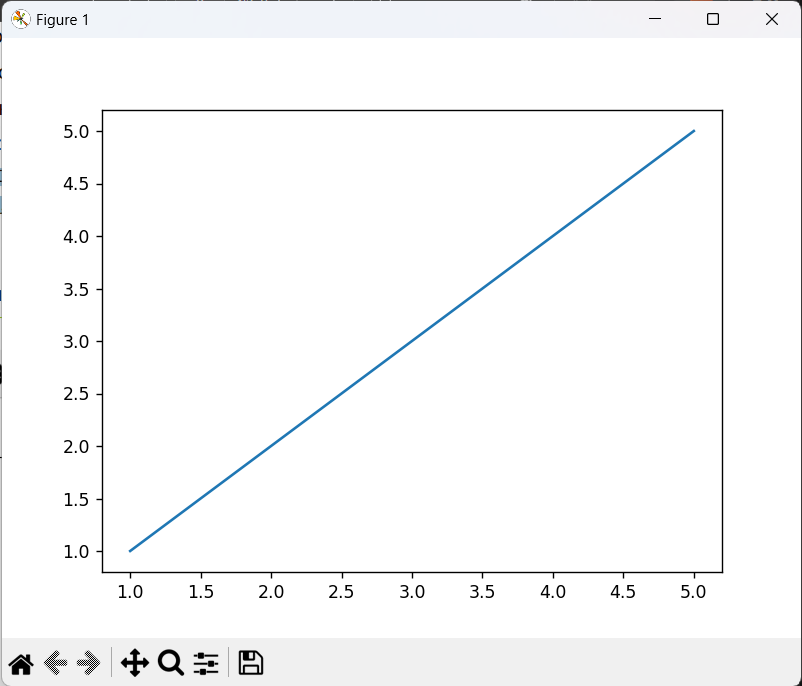

Write Python code to recreate this figure.
import matplotlib.pyplot as plt
plt.plot([1, 2, 3, 4, 5], [1, 2, 3, 4, 5])
plt.show()
